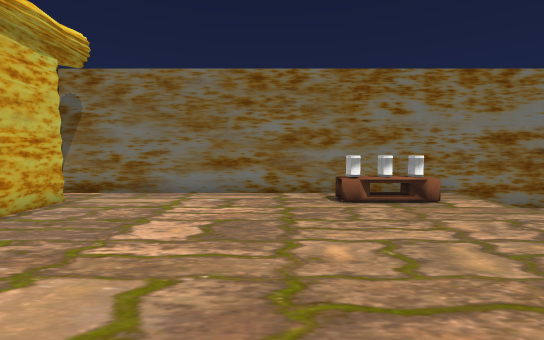
view 1 (above)

12 first-person views from a walk through a Unity game level. The camera is 1.4 m above the floor, tilts 4° down and sees 90° across. The floor is counted in squares, 1.04 m on a side. Each view is taken from the middle of a square. On the plan, view 1 faces up. The plan holds only what a view shows up to about 13 squares ahead; the rest is blank. The player is left out. Some animated figures are not drawn. Door leaves are left out, so doorways stand open. Some surface patterns are stand-ins.

view 2
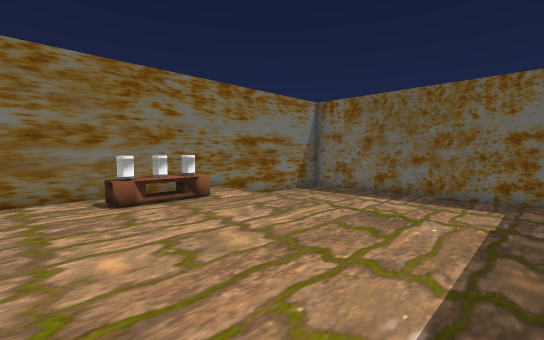

view 3
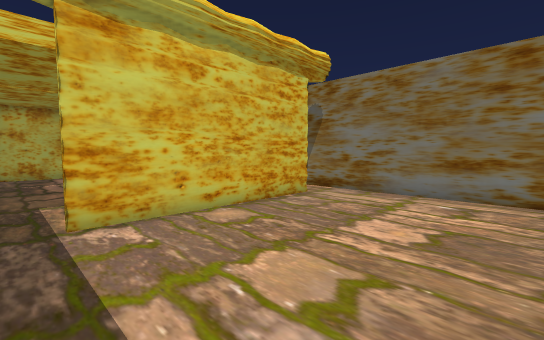

view 4
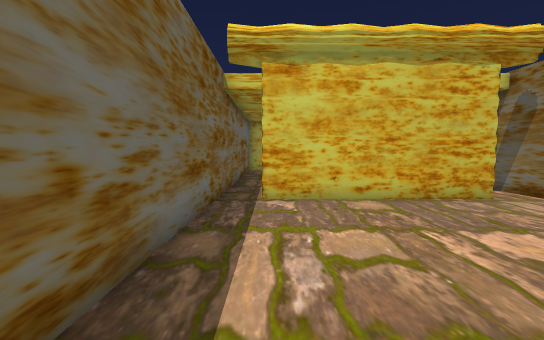

view 5
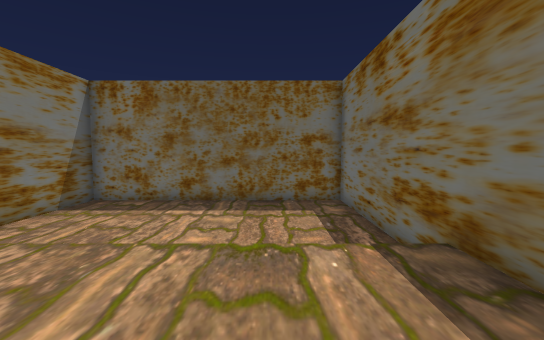

view 6
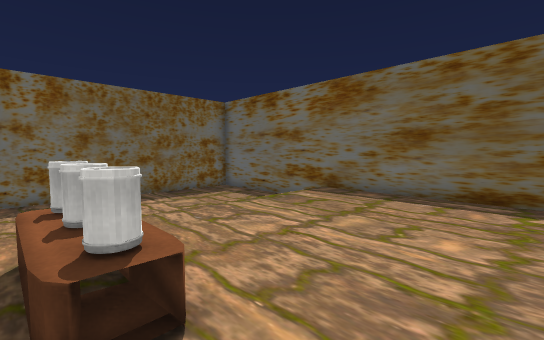

view 7
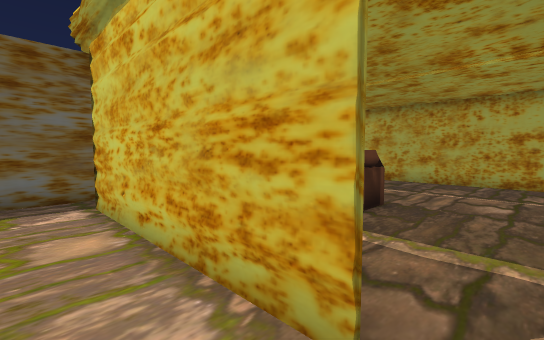

view 8
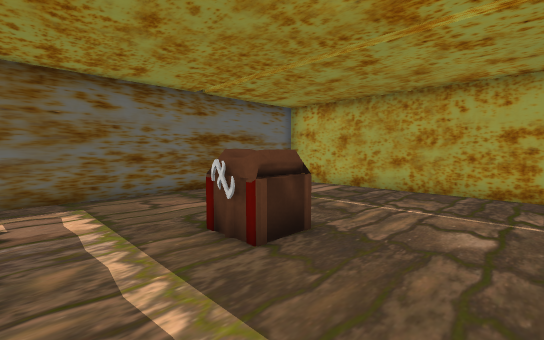

view 9
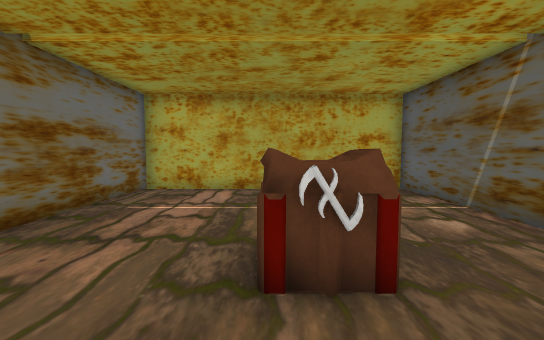

view 10
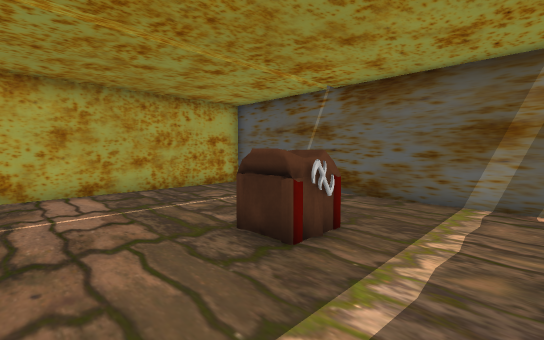

view 11
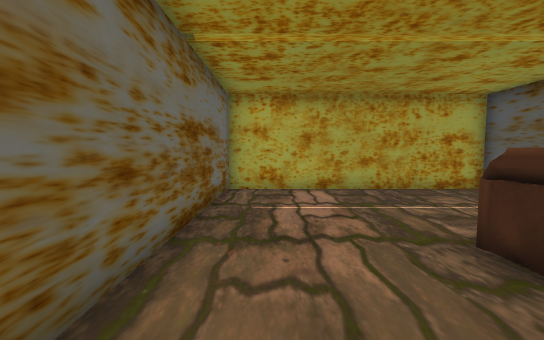

view 12
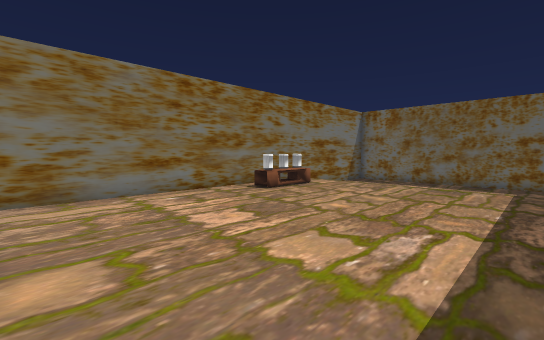

### Floor plan
Key: @ floor where view 1 was taken; # wall or solid block; . main floor; - floor 0.5 m lower than the main floor; / step, stairs or slope; D open door; T table; O other object.
Columns run from 17 left of view 1 to 12 right of it. Each row starts with its distance up from view 1.
  9 ##############################
  8 #..........D.......TTT./-----#
  7 #..........D.......TTT./-----#
  6 #..........#.........../-----#
  5 #.....OO...#.........../-----#
  4 #.....OO...#.........../-----#
  3 #..........#.........../-----#
  2 #..........#.........../-----#
  1 #..........D.........../-----#
  0 #..........D.....@...../-----#
 -1 ##############################

Where each view was taken, in squares from view 1:
view 1: 0 up, 0 right, facing up
view 2: 0 up, 0 right, facing up-right
view 3: 0 up, 0 right, facing up-left
view 4: 1 up, 2 right, facing left
view 5: 2 up, 2 right, facing right
view 6: 8 up, 0 right, facing down-right
view 7: 8 up, 4 left, facing down-left
view 8: 8 up, 7 left, facing down-left
view 9: 4 up, 7 left, facing left
view 10: 1 up, 7 left, facing up-left
view 11: 1 up, 7 left, facing left
view 12: 0 up, 5 left, facing up-right
